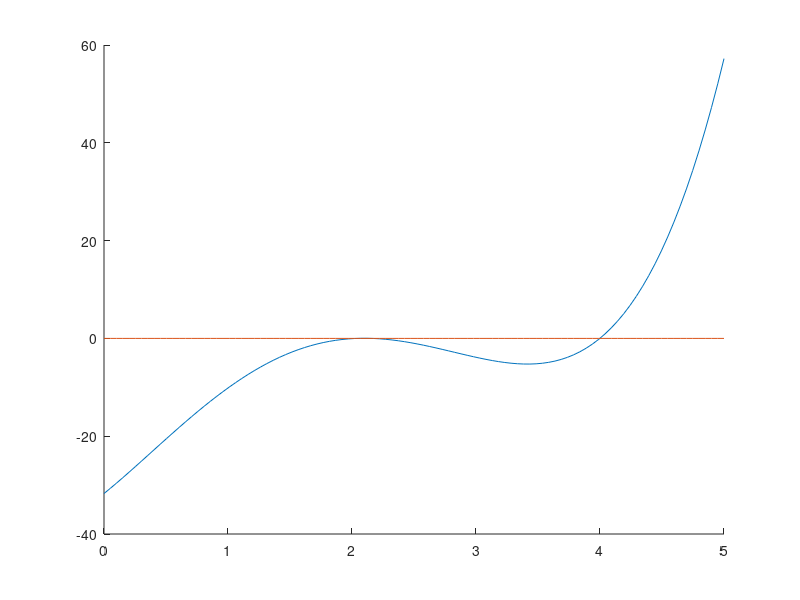

The MATLAB source for this figure:
%Programa Atividade 2 de MN
%Nome: Victor yukio Cavalcanti Miki 
%Matricula: 180068229

## limpar variaveis
clc;
clear all;
close all;

## Plotar função:

x = linspace(0, 5, 100);
F = x .^4 - 6.4*x .^3 + 6.45*x .^2 + 20.538*x - 31.725;
## Função para criar uma linha no x=0
Z = 0*x;

hold on

## # Segundo metodo
## fh = @(x) x^4 - 6.4*x^3 + 6.45*x^2 + 20.538*x - 31.725;
## fplot (fh, [0, 5]);

plot(x, F);
plot(x, Z);

hold off

## >>>>> RESPOSTA:
## Observando o grafica vemos que a MAIOR raiz fica
## RESPOSTA DA QUESTÂO: no intervalo de [4,5].

## Metodo da secante

## anonymous function (corrigir warnning)
Fun = @(x) x^4 - 6.4*x^3 + 6.45*x^2 + 20.538*x - 31.725;

## Erro de aproximação e 4 pois e o intervalo inicial escolhido da maior raiz da letra a).
Err=1e-4;
imax=50; ## numero maximo de iterações

## intervalo inicial e final escolhido pois,
## estão APOS a maior raiz, assim garantimos encontrar a maior raiz.
a=0;
b=5;

## Iterações
fprintf('iter    |     Fb      |     Fa     |      xi      |      a      |      b       |      tol  \n');

for i=1: imax
  
  ## Sequencia recursiva:
  Fb=feval(Fun, b);
  Fa=feval(Fun, a);
  
  xi = b-Fb*(a-b)/(Fa-Fb);
  
  tol = abs((xi-b)/b);
  
  fprintf(' %3i    | %10.6f  | %10.6f |  %10.6f  | %10.6f  |  %10.6f  |  %10.6f \n', i, Fb, Fa, xi, a, b, tol);
  
  ## Verificar erro
  if abs((xi-b)/b)<Err
    xz=xi;
    break
  endif
  
  xz = xi
  
  a=b;
  b=xi;
endfor

fprintf('Solução xz=%6f', xz)
fprintf(', obtida em %i interações\n', i)